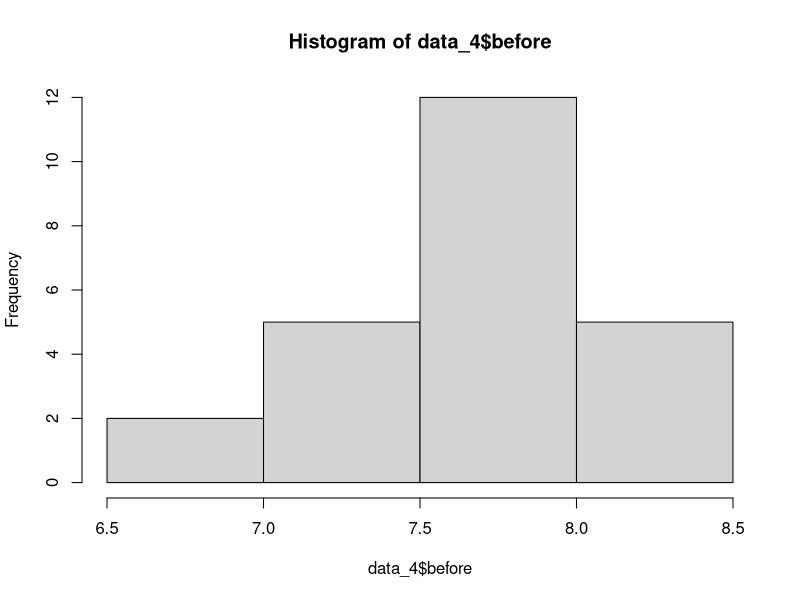
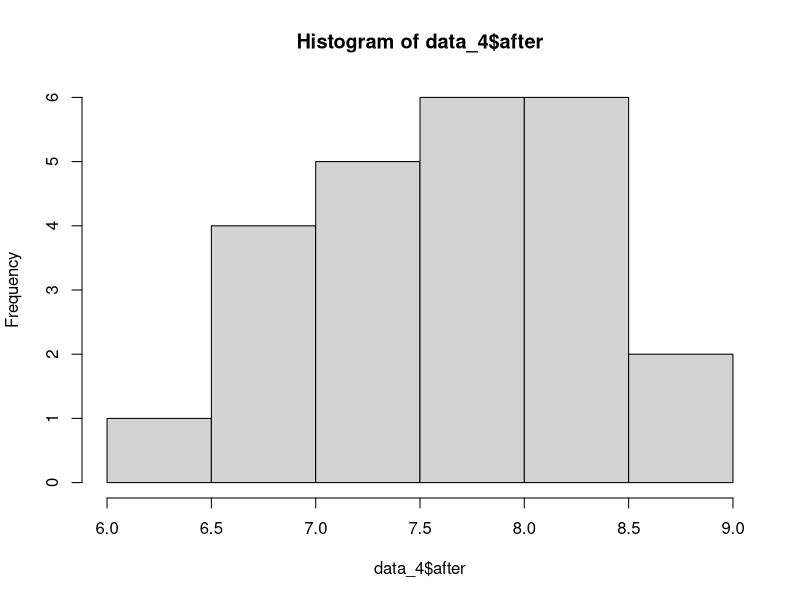
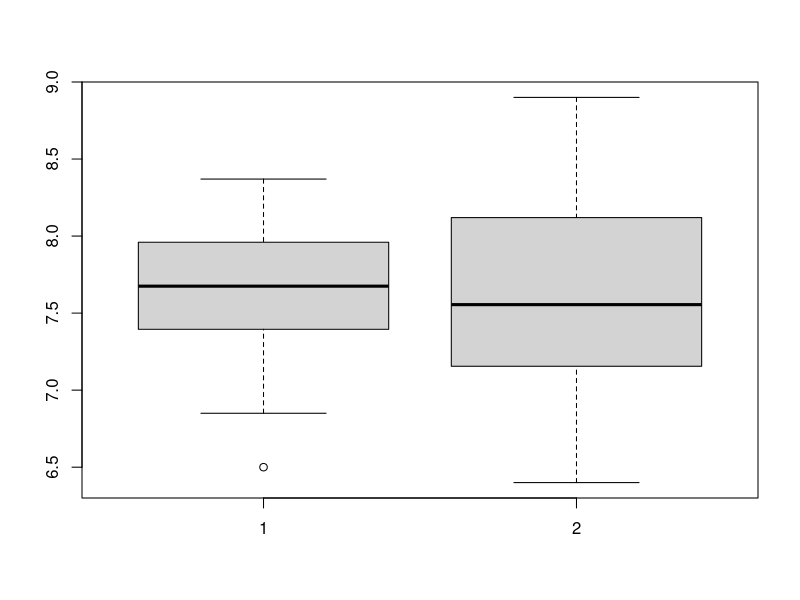
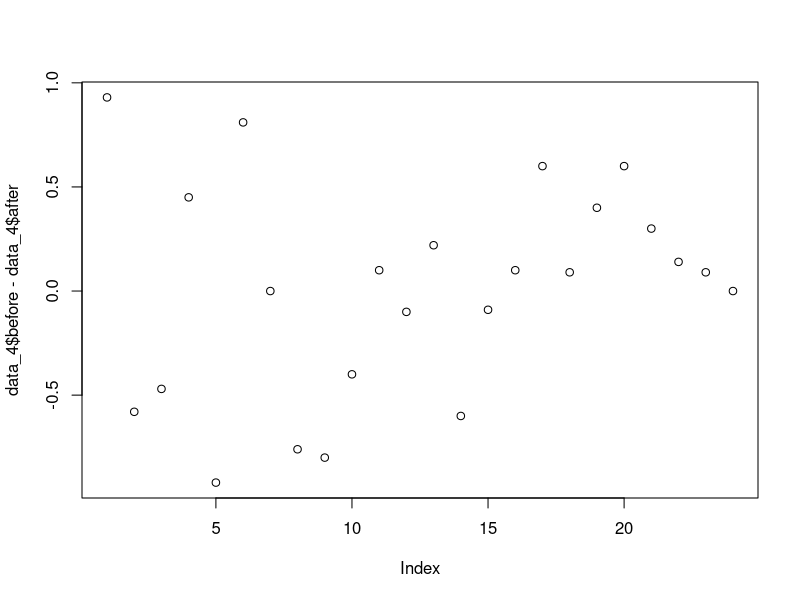
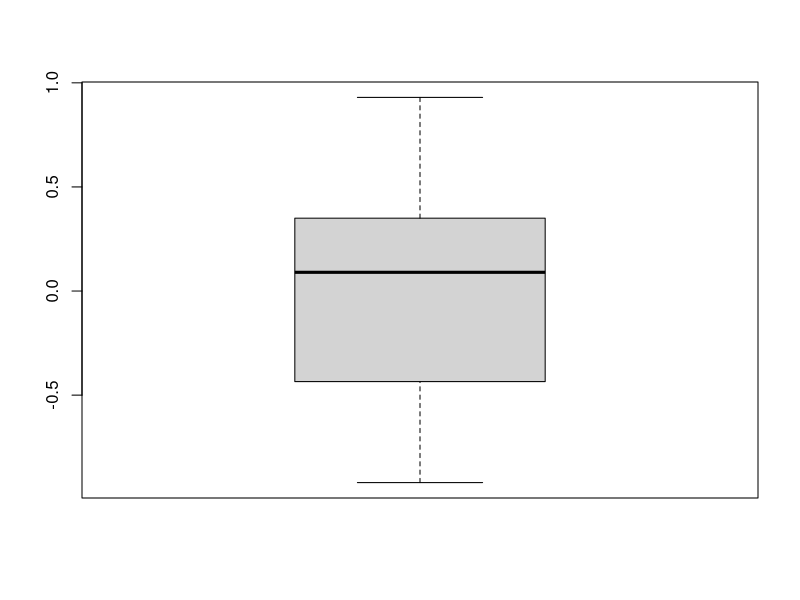
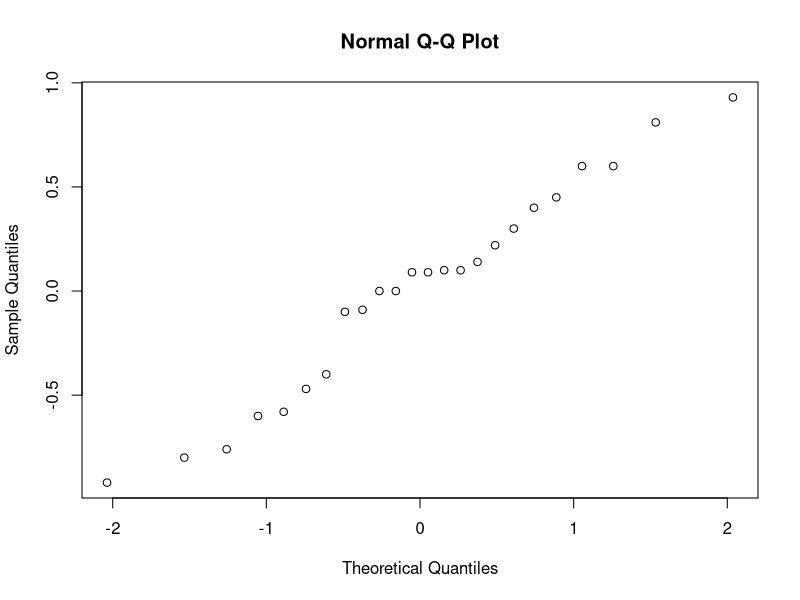
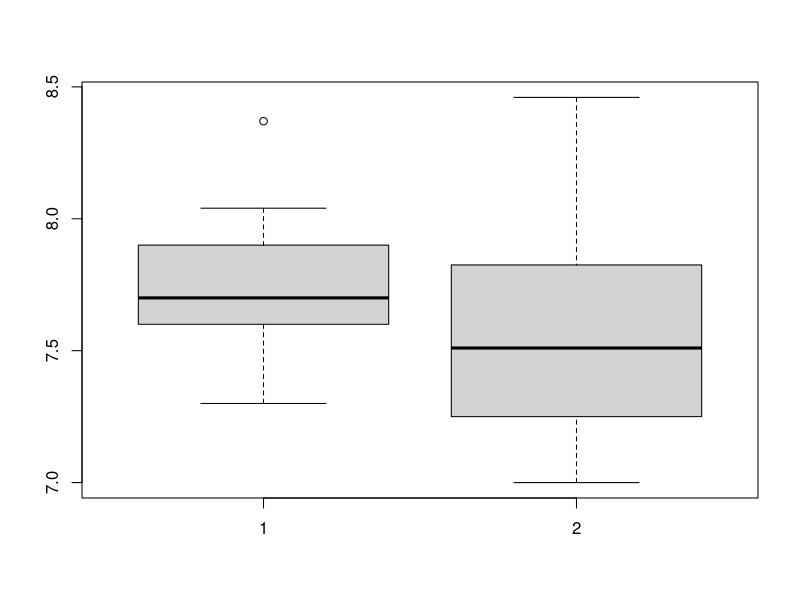
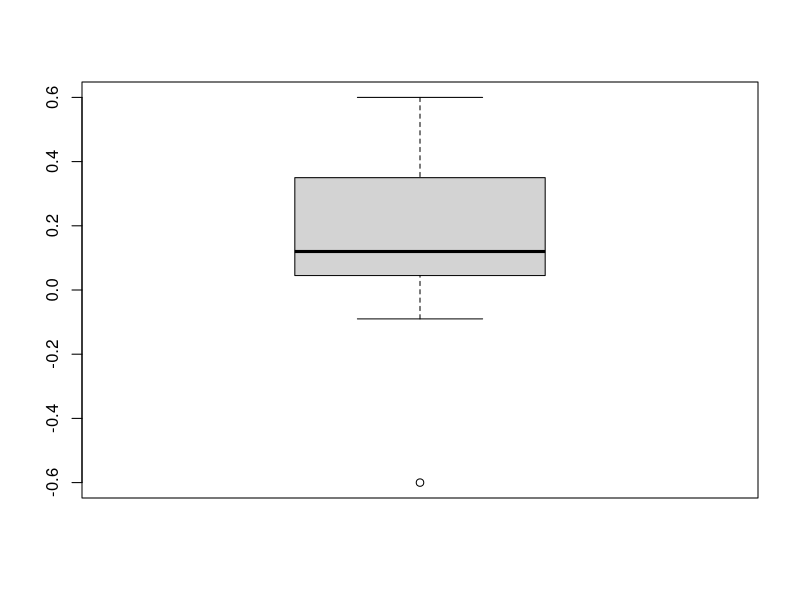

Source code (R) for these figures, in order:
#a
data_4 = read.table(file="run.txt", header=TRUE)
hist(data_4$before)
hist(data_4$after)

boxplot(data_4$before, data_4$after)
plot(data_4$before - data_4$after)
boxplot(data_4$before - data_4$after)

t.test(data_4$before, data_4$after, paired=TRUE)
t.test(data_4$before - data_4$after)

qqnorm(data_4$before - data_4$after)
shapiro.test(data_4$before - data_4$after)

#b

energy_data_before = data_4$before[data_4[,3] == "energy"]
energy_data_after = data_4$after[data_4[,3] == "energy"]
boxplot(energy_data_before, energy_data_after)
boxplot(energy_data_before - energy_data_after)

par(mfrow=c(1,2))
hist(energy_data_before)
hist(energy_data_after)

t.test(energy_data_before, energy_data_after, paired=TRUE)
t.test(energy_data_before - energy_data_after)
par(mfrow=c(1,1))
qqnorm(energy_data_before - energy_data_after)


lemo_data_before = data_4$before[data_4[,3] == "lemo"]
lemo_data_after = data_4$after[data_4[,3] == "lemo"]
boxplot(lemo_data_before, lemo_data_after)
boxplot(lemo_data_before - lemo_data_after)

par(mfrow=c(1,2))
hist(lemo_data_before)
hist(lemo_data_after)

t.test(lemo_data_before, lemo_data_after, paired=TRUE)
t.test(lemo_data_before - lemo_data_after)
par(mfrow=c(1,1))
qqnorm(lemo_data_before - lemo_data_after)